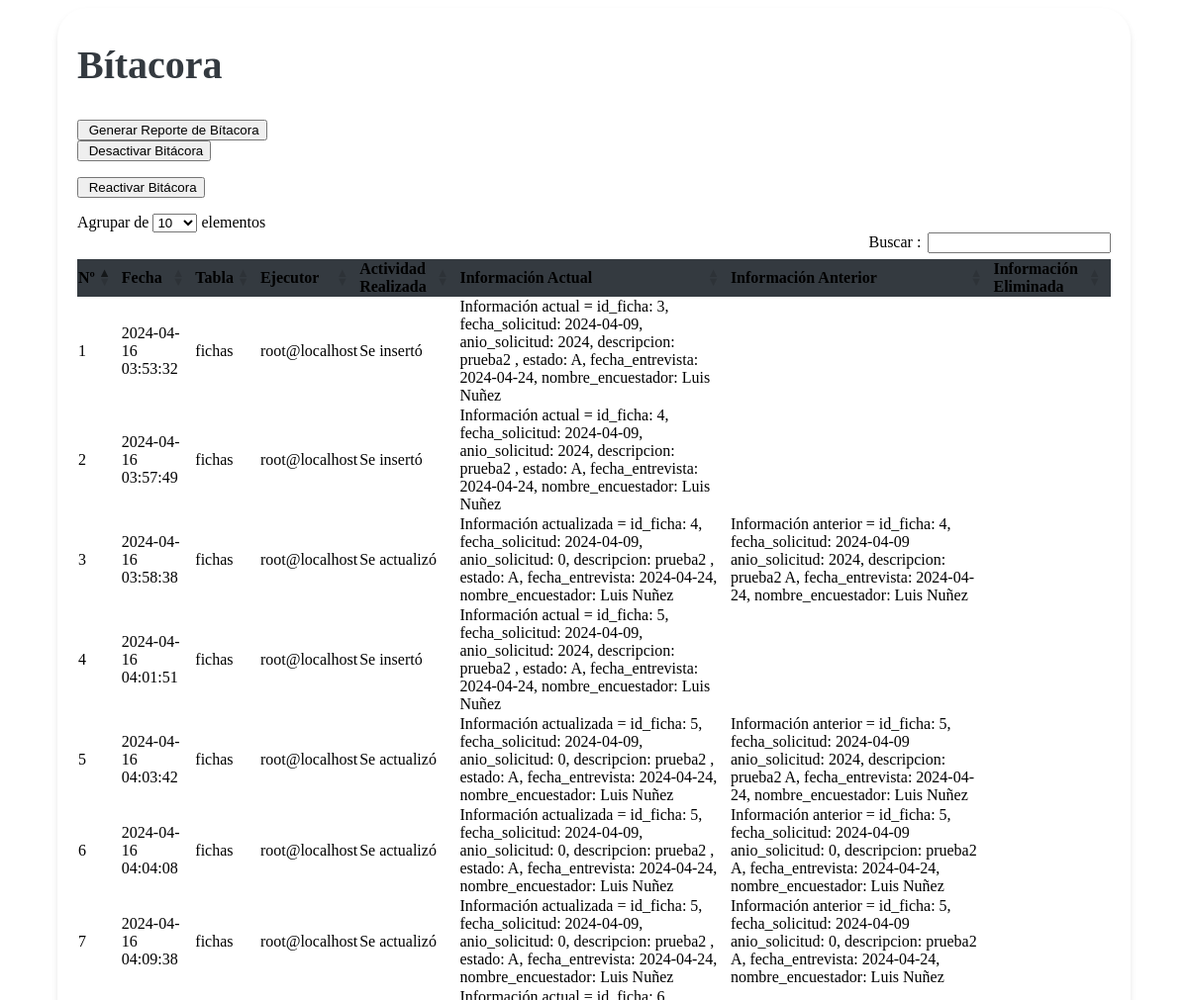
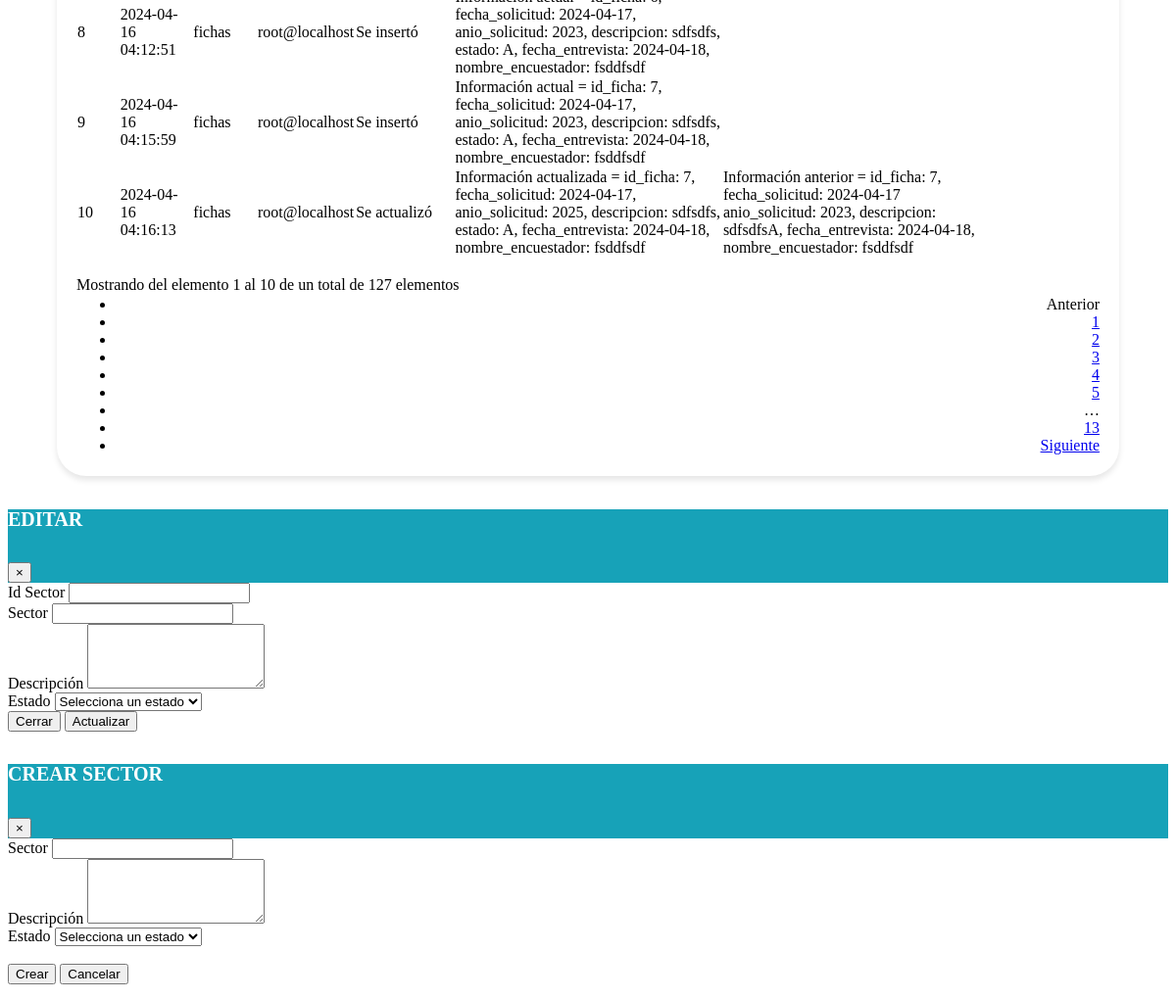
Page /vistas/Bitacora.php on the committed database (2 pictures, top to bottom).
### tables this page shows
CREATE TABLE `bitacoras` (
  `id_bitacora` int(11) NOT NULL,
  `fecha` timestamp NOT NULL DEFAULT current_timestamp(),
  `ejecutor` varchar(30) NOT NULL,
  `actividad_realizada` varchar(50) NOT NULL,
  `informacion_actual` varchar(300) DEFAULT NULL,
  `informacion_anterior` varchar(300) DEFAULT NULL,
  `tabla` text DEFAULT NULL,
  `informacion_eliminada` text DEFAULT NULL
);

### vistas/Bitacora.php (the view, shortened to what this page needs)
<link href="https://cdn.jsdelivr.net/npm/bootstrap-icons@1.10.0/font/bootstrap-icons.css" rel="stylesheet">
<link rel="stylesheet" href="assets/css/estilos.css">
    <link rel="stylesheet" href="https://cdn.datatables.net/1.10.20/css/dataTables.bootstrap4.min.css">
<div class="containertable">
    <div class="d-flex justify-content-between align-items-end mb-4">
        <div>
            <h1 class="poppins-font mb-2">Bítacora</h1>
            <br>
        </div>
    </div>
    <div class="container">
        <div class="row">
            <div class="col-sm">
                <button type="button" class="btn btn-success" id="excelButton"><i class="fas fa-file-excel"></i>&nbsp;Generar Reporte de Bítacora</button>
            </div>
            <div class="col-sm">
                <form action="" method="post" id="eliminarTrigger">
                    <button type="submit" class="btn btn-danger" name="tipo" value="Eliminar Triggers"><i class="fas fa-ban"></i>&nbsp;Desactivar Bitácora</button>
                </form>
            </div>
            <div class="col-sm">
                <form action="" method="post" id="crearTrigger">
                    <button type="submit" class="btn btn-primary"name="tipo" value="Eliminar Triggers"><i class="fas fa-check-circle"></i>&nbsp;Reactivar Bitácora</button>
                </form>
            </div>
        </div>
    </div>
    <div class="table-responsive">
        <!--El diseño de la table cuando ya esté todo unido
    <table id="tablax" class="table table-striped table-bordered" style="width:100%"> -->
    <table id="tablax" class="table table-hover">
            <thead class="table-dark text-center" style="background-color: #343A40;">
        <tr>
            <th scope="col">Nº</th>
            <th scope="col">Fecha</th>
            <th scope="col">Tabla</th>
            <th scope="col">Ejecutor</th>
            <th scope="col">Actividad Realizada</th>
            <th scope="col">Información Actual</th>
            <th scope="col">Información Anterior</th>
            <th scope="col">Información Eliminada</th>
        </tr>
    </thead>
    <tbody class="text-center">
        <?php
        include "../php/conexion_be.php";
        $sql = $conexion->query("SELECT * FROM bitacoras order by id_bitacora desc");
        while ($datos = $sql->fetch_object()) { ?>
            <tr>
                <td><?= $datos->id_bitacora ?></td>
                <td><?= $datos->fecha ?></td>
                <td><?= $datos->tabla ?></td>
                <td><?= $datos->ejecutor ?></td>
                <td><?= $datos->actividad_realizada ?></td>
                <td><?= $datos->informacion_actual ?></td>
                <td><?= $datos->informacion_anterior ?></td>
                <td><?= $datos->informacion_eliminada?></td>
            </tr>
        <?php }
        ?>
    </tbody>
</table>
</div>
    </div>
<div class="modal fade" id="modalEditar" tabindex="-1" role="dialog" aria-labelledby="exampleModalLabel" aria-hidden="true">
    <div class="modal-dialog" role="document">
        <div class="modal-content">
            <div class="modal-header" style="background-color: #17A2B8;">
                <h5 class="poppins-modal mb-2" id="exampleModalLabel">EDITAR</h5>
                <button type="button" class="close" data-dismiss="modal" aria-label="Cerrar">
                    <span aria-hidden="true">&times;</span>
                </button>
            </div>
            <div class="modal-body">
                <form id="formularioEditar" method="POST" action="modelos/update_sector.php">
                    <div class="row">
                        <div class="col-6">
                            <div class="form-group">
                                <label for="id_sector">Id Sector</label>
                                <input type="text" class="form-control" id="id_sector" name="id_sector" readonly>
                            </div>
                        </div>
                        <div class="col-6">
                            <div class="form-group">
                                <label for="sector">Sector </label>
                                <input type="text" class="form-control" id="sector_edit" name="sector" required>
                            </div>
                        </div>
                    </div>
                    <div class="col-8">
                        <label for="descripcion" class="form-label">Descripción</label>
                        <textarea class="form-control" id="descripcion_edit" name="descripcion" rows="4"></textarea>
                      </div>
                    <div class="form-row">
                        <div class="form-group col-md-6">
                            <label for="estado">Estado</label>
                            <select class="form-control" id="estado_edit" name="estado" required>
                            <option value="" disabled selected>Selecciona un estado</option>
                            </select>
                        </div>
                    </div>
                    <div class="modal-footer">
                        <button type="button" class="btn btn-secondary" data-dismiss="modal">Cerrar</button>
                        <button type="submit" class="btn btn-primary" id="actualizarBtn">Actualizar</button>
                    </div>
                </form>
            </div>
        </div>
    </div>
</div>
<div class="modal fade" id="modalForm" tabindex="-1" role="dialog" aria-labelledby="exampleModalLabel" aria-hidden="true">
    <div class="modal-dialog">
        <div class="modal-content" role="document">
            <div class="modal-header" style="background-color: #17A2B8;">
                <h5 class="poppins-modal mb-2" id="exampleModalLabel">CREAR SECTOR</h5>
                <button type="button" class="close" data-dismiss="modal" aria-label="Cerrar">
                    <span aria-hidden="true">&times;</span>
                </button>
            </div>
            <div class="modal-body">
                <form action="modelos/insert_sector.php" method="POST">
                        <div class="col-8">
                            <label for="sector" class="form-label">Sector</label>
                            <input type="text" class="form-control" id="sector" name="sector">
                        </div>
                        <div class="col-8">
                        <label for="descripcion" class="form-label">Descripción</label>
                        <textarea class="form-control" id="descripcion" name="descripcion" rows="4"></textarea>
                      </div>
                        <div class="col-8">
                            <label for="estado">Estado</label>
                            <select class="form-control" id="estado" name="estado" required>
                            <option value="" disabled selected>Selecciona un estado</option>
                            </select>
                        </div>
                    <br>
                    <button type="submit" class="btn btn-success" name="btnnuevo" value="ok">Crear</button>
                    <button type="button" class="btn btn-secondary" data-bs-dismiss="modal">Cancelar</button>
                </form>
            </div>
        </div>
    </div>
</div>

### assets/css/estilos.css (style rules this page uses)
.poppins-font { color: var(--heading, #343A40); font-size: 40px; font-style: normal; font-weight: 600; line-height: 21px; }
.poppins-modal { color: var(--heading, #ffffff); font-size: 20px; font-style: normal; font-weight: 600; line-height: 21px; }
.containertable { background-color: #fff; padding: 20px; border-radius: 30px; margin-bottom: 20px; margin-left: 50px; margin-right: 50px; box-shadow: 0 4px 6px rgba(0, 0, 0, 0.1); }

### rows in the picture
bitacoras: id_bitacora "10", fecha "2024-04-16 04:16:13", tabla "fichas", ejecutor "root@localhost", actividad_realizada "Se actualizó", informacion_actual "Información actualizada = id_ficha: 7, fecha_solicitud: 2024-04-17, anio_solicitud: 2025, descripcion: sdfsdfs, estado: A, fecha_entrevista: 2024-04-18, nombre_encuestador: fsddfsdf", informacion_anterior "Información anterior = id_ficha: 7, fecha_solicitud: 2024-04-17 anio_solicitud: 2023, descripcion: sdfsdfsA, fecha_entrevista: 2024-04-18, nombre_encuestador: fsddfsdf"
bitacoras: id_bitacora "9", fecha "2024-04-16 04:15:59", tabla "fichas", ejecutor "root@localhost", actividad_realizada "Se insertó", informacion_actual "Información actual = id_ficha: 7, fecha_solicitud: 2024-04-17, anio_solicitud: 2023, descripcion: sdfsdfs, estado: A, fecha_entrevista: 2024-04-18, nombre_encuestador: fsddfsdf"
bitacoras: id_bitacora "8", fecha "2024-04-16 04:12:51", tabla "fichas", ejecutor "root@localhost", actividad_realizada "Se insertó", informacion_actual "Información actual = id_ficha: 6, fecha_solicitud: 2024-04-17, anio_solicitud: 2023, descripcion: sdfsdfs, estado: A, fecha_entrevista: 2024-04-18, nombre_encuestador: fsddfsdf"
bitacoras: id_bitacora "7", fecha "2024-04-16 04:09:38", tabla "fichas", ejecutor "root@localhost", actividad_realizada "Se actualizó", informacion_actual "Información actualizada = id_ficha: 5, fecha_solicitud: 2024-04-09, anio_solicitud: 0, descripcion: prueba2 , estado: A, fecha_entrevista: 2024-04-24, nombre_encuestador: Luis Nuñez", informacion_anterior "Información anterior = id_ficha: 5, fecha_solicitud: 2024-04-09 anio_solicitud: 0, descripcion: prueba2 A, fecha_entrevista: 2024-04-24, nombre_encuestador: Luis Nuñez"
bitacoras: id_bitacora "6", fecha "2024-04-16 04:04:08", tabla "fichas", ejecutor "root@localhost", actividad_realizada "Se actualizó", informacion_actual "Información actualizada = id_ficha: 5, fecha_solicitud: 2024-04-09, anio_solicitud: 0, descripcion: prueba2 , estado: A, fecha_entrevista: 2024-04-24, nombre_encuestador: Luis Nuñez", informacion_anterior "Información anterior = id_ficha: 5, fecha_solicitud: 2024-04-09 anio_solicitud: 0, descripcion: prueba2 A, fecha_entrevista: 2024-04-24, nombre_encuestador: Luis Nuñez"
bitacoras: id_bitacora "5", fecha "2024-04-16 04:03:42", tabla "fichas", ejecutor "root@localhost", actividad_realizada "Se actualizó", informacion_actual "Información actualizada = id_ficha: 5, fecha_solicitud: 2024-04-09, anio_solicitud: 0, descripcion: prueba2 , estado: A, fecha_entrevista: 2024-04-24, nombre_encuestador: Luis Nuñez", informacion_anterior "Información anterior = id_ficha: 5, fecha_solicitud: 2024-04-09 anio_solicitud: 2024, descripcion: prueba2 A, fecha_entrevista: 2024-04-24, nombre_encuestador: Luis Nuñez"
bitacoras: id_bitacora "4", fecha "2024-04-16 04:01:51", tabla "fichas", ejecutor "root@localhost", actividad_realizada "Se insertó", informacion_actual "Información actual = id_ficha: 5, fecha_solicitud: 2024-04-09, anio_solicitud: 2024, descripcion: prueba2 , estado: A, fecha_entrevista: 2024-04-24, nombre_encuestador: Luis Nuñez"
bitacoras: id_bitacora "3", fecha "2024-04-16 03:58:38", tabla "fichas", ejecutor "root@localhost", actividad_realizada "Se actualizó", informacion_actual "Información actualizada = id_ficha: 4, fecha_solicitud: 2024-04-09, anio_solicitud: 0, descripcion: prueba2 , estado: A, fecha_entrevista: 2024-04-24, nombre_encuestador: Luis Nuñez", informacion_anterior "Información anterior = id_ficha: 4, fecha_solicitud: 2024-04-09 anio_solicitud: 2024, descripcion: prueba2 A, fecha_entrevista: 2024-04-24, nombre_encuestador: Luis Nuñez"
bitacoras: id_bitacora "2", fecha "2024-04-16 03:57:49", tabla "fichas", ejecutor "root@localhost", actividad_realizada "Se insertó", informacion_actual "Información actual = id_ficha: 4, fecha_solicitud: 2024-04-09, anio_solicitud: 2024, descripcion: prueba2 , estado: A, fecha_entrevista: 2024-04-24, nombre_encuestador: Luis Nuñez"
bitacoras: id_bitacora "1", fecha "2024-04-16 03:53:32", tabla "fichas", ejecutor "root@localhost", actividad_realizada "Se insertó", informacion_actual "Información actual = id_ficha: 3, fecha_solicitud: 2024-04-09, anio_solicitud: 2024, descripcion: prueba2 , estado: A, fecha_entrevista: 2024-04-24, nombre_encuestador: Luis Nuñez"
